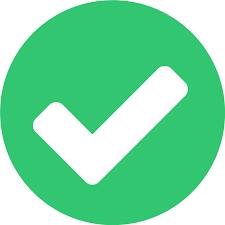
#> input picture icon.png, 225 x 225 px
$ python hsv.py
#> lines starting #> are read from the running program, lines starting #| are printed output that depends on the picture
#colorspace(H= Hue,S=Saturation,V= Value)
#H:0-180, S:0-255, V:0-255
import cv2

img= cv2.imread('icon.png')
#> img is the input picture: shape (225, 225, 3); mean B, G, R 163.8, 218.4, 123.2
img_HSV = cv2.cvtColor(img, cv2.COLOR_BGR2HSV)#convert RGB-HSV
#> img_HSV: shape (225, 225, 3); mean H, S, V 47.5, 122.7, 218.4

cv2.imshow('HSV IMAGE', img_HSV)
cv2.imshow('Hue CHannel', img_HSV[:, :, 0])
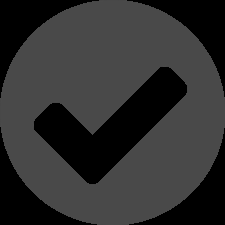
#> window 'Hue CHannel': shape (225, 225); min 0, max 75, mean 47.5
cv2.imshow('Saturation', img_HSV[:, :, 1])
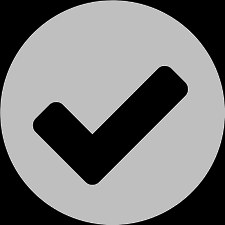
#> window 'Saturation': shape (225, 225); min 0, max 238, mean 122.7
cv2.imshow('Value CHannel', img_HSV[:, :, 2])
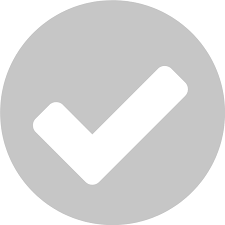
#> window 'Value CHannel': shape (225, 225); min 194, max 255, mean 218.4

cv2.waitKey(0)

cv2.destroyAllWindows()
